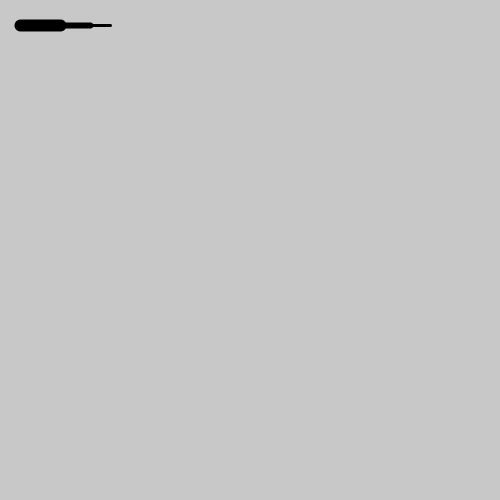
Frame 1 (no input)
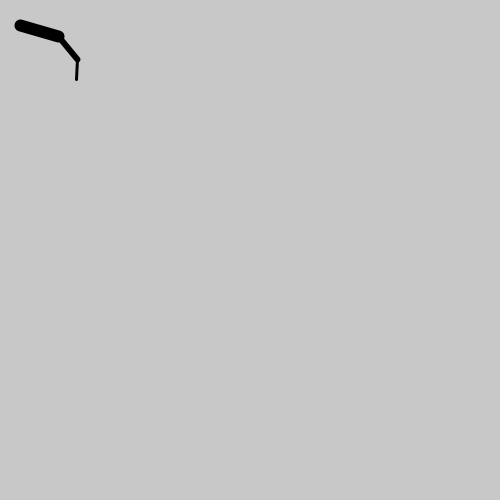
Frame 60 (the mouse pressed at the canvas centre just before this capture)
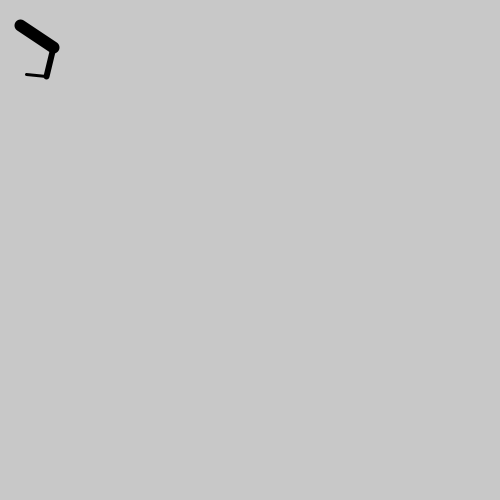
Frame 120 (the mouse held since frame 60 and released just before this capture)

The Processing sketch that drew these frames (run headless with seeded random() and noise(); from frame 60 on, the mouse is pressed at the canvas centre):

// Processing sketch: Animasi_Artikulasi_Lengan_Robot
// ── Animasi_Artikulasi_Lengan_Robot.pde
float angle = 0.0;
float angleDirection = 1;
float speed = 0.005;

void setup() {
  size(500, 500);
}

void draw(){
  background(200);
  translate(20, 25);
  rotate(angle);
  strokeWeight(12);
  line(0, 0, 40, 0);
  translate(40, 0);
  rotate(angle * 2.0);
  strokeWeight(6);
  line(0, 0, 30, 0);
  translate(30, 0);
  rotate(angle * 2.5);
  strokeWeight(3);
  line(0,0, 20, 0);
  
  angle += speed * angleDirection;
  if ((angle > QUARTER_PI) || (angle < 0 )) {
    angleDirection = -angleDirection;
  }
}
